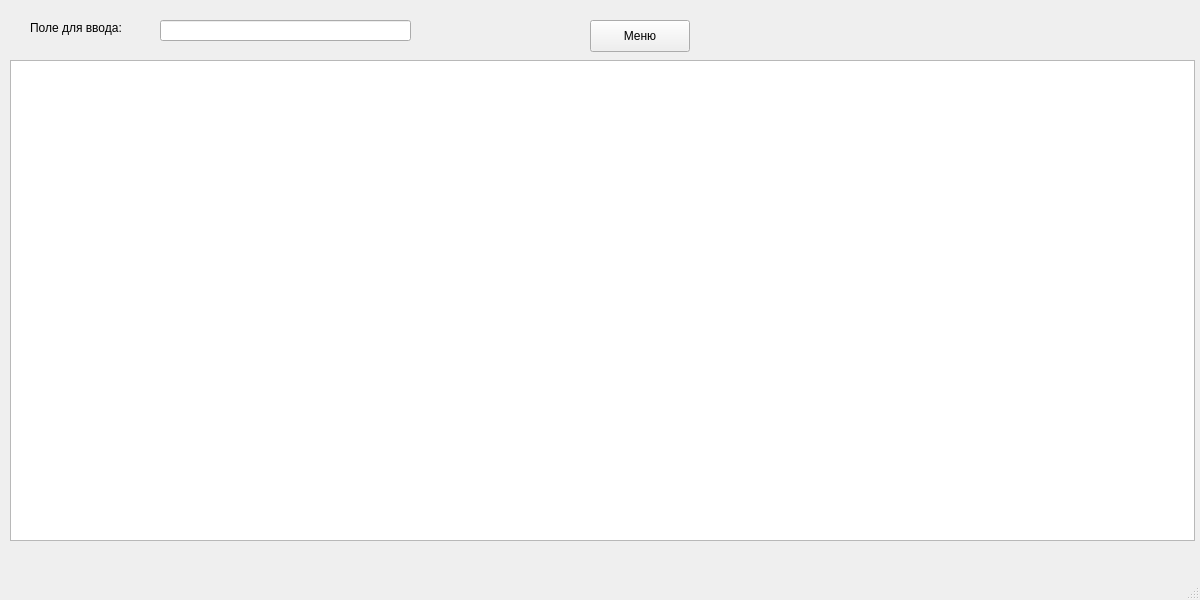
<?xml version="1.0" encoding="UTF-8"?>
<ui version="4.0">
 <class>MainWindow</class>
 <widget class="QMainWindow" name="MainWindow">
  <property name="geometry">
   <rect>
    <x>0</x>
    <y>0</y>
    <width>1200</width>
    <height>600</height>
   </rect>
  </property>
  <property name="windowTitle">
   <string>MainWindow</string>
  </property>
  <widget class="QWidget" name="centralwidget">
   <widget class="QTextEdit" name="textEdit">
    <property name="geometry">
     <rect>
      <x>10</x>
      <y>60</y>
      <width>1185</width>
      <height>481</height>
     </rect>
    </property>
   </widget>
   <widget class="QLineEdit" name="lineEdit">
    <property name="geometry">
     <rect>
      <x>160</x>
      <y>20</y>
      <width>251</width>
      <height>21</height>
     </rect>
    </property>
   </widget>
   <widget class="QPushButton" name="menu">
    <property name="geometry">
     <rect>
      <x>590</x>
      <y>20</y>
      <width>100</width>
      <height>32</height>
     </rect>
    </property>
    <property name="text">
     <string>Меню</string>
    </property>
   </widget>
   <widget class="QLabel" name="label_for_enter">
    <property name="geometry">
     <rect>
      <x>30</x>
      <y>20</y>
      <width>111</width>
      <height>16</height>
     </rect>
    </property>
    <property name="text">
     <string>Поле для ввода:</string>
    </property>
   </widget>
  </widget>
  <widget class="QMenuBar" name="menubar">
   <property name="geometry">
    <rect>
     <x>0</x>
     <y>0</y>
     <width>1200</width>
     <height>22</height>
    </rect>
   </property>
  </widget>
  <widget class="QStatusBar" name="statusbar"/>
 </widget>
 <resources/>
 <connections/>
</ui>
